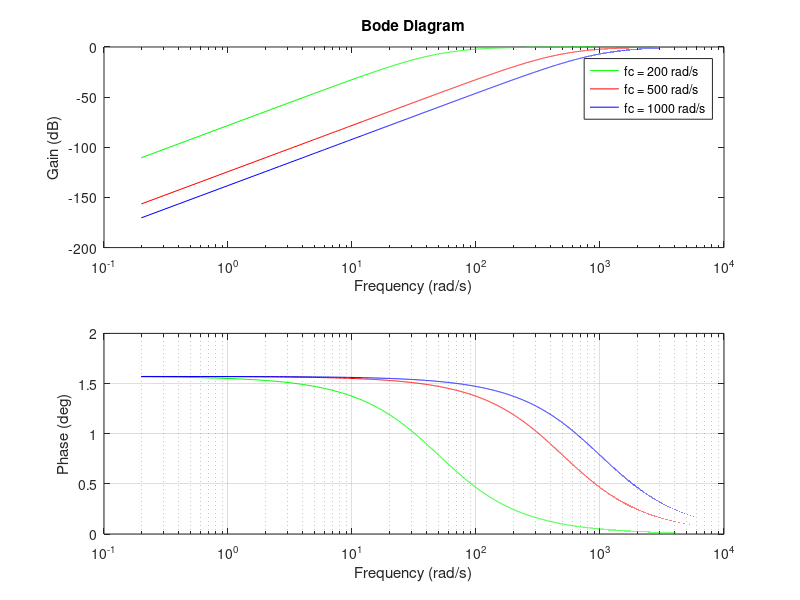

The MATLAB script that drew this image: (Note: this script raises an error after producing the figure.)
clear all 
close all 
clc




%%
%Definition des variables et de signal 
te = 1e-4 ;
fe = 1/te ;
t = 0:te:5-te ;
x = sin(2*pi*500*t)+ sin(2*pi*400*t)+ sin(2*pi* 50*t) ;
N = length(x);
f = (0:N-1)*(fe/N);
fshift = (-N/2:(N/2)-1)*fe/N;

%%
%Definition de la fonction xt 
 y = fft(x);
 subplot(2,1,1)
 plot(t,x)
 title('le signal x(t):');
 subplot(2,1,2)
 plot(fshift, fftshift(abs(y)/N)*2);
 title('le spectre x(f):');

 %%
 te =5e-4 ;
 y = fft(x);
 subplot(2,1,1)
 plot(t,x)
 title('le signal x(t)pour te=0.0005 s:');
 subplot(2,1,2)
 plot(fshift, fftshift(abs(y)/N)*2);
 title('le spectre x(f) te=0.0005 s :');
 %%
 %Definition des variables et de signal 
te = 5e-4 ;
 y = fft(x);
 subplot(2,1,1)
 plot(t,x)
 title('le signal x(t):');
 subplot(2,1,2)
 plot(fshift, fftshift(abs(y)/N)*2);
 title('le spectre x(f):');

%%
%Definition de la fonction xt 
 y = fft(x);
 subplot(2,1,1)
 plot(t,x)
 title('le signal x(t):');
 subplot(2,1,2)
 plot(fshift, fftshift(abs(y)/N)*2);
 title('le spectre x(f):');

 
%%
% la fonction de transmittance 

K = 1 ;
f1=50;
f2=500;
f3=1000;

wc1=2*pi*f1;
wc2=2*pi*f2;
wc3=2*pi*f3;


w = 2*pi*f ; 

H1 = (K*1j*w/wc1)./(1+1j*w/wc1) ;
H2 = (K*1j*w/wc2)./(1+1j*w/wc2) ;
H3 = (K*1j*w/wc3)./(1+1j*w/wc3) ;
 
plot(f,abs(H1),'r')
xlabel('Fréquence (rad/s)');
ylabel('Module de H(f)');

%%
G1 = 20*log(abs(H1));
G2 = 20*log(abs(H2));
G3 = 20*log(abs(H3));

phi1 = angle(H1);
phi2 = angle(H2);
phi3 = angle(H3);



subplot(2,1,1) 
semilogx(f,G1,'g',f,G2,'r',f,G3,'b')
ylabel('Gain (dB)')
xlabel('Frequency (rad/s)')
title('Bode Diagram')
legend('fc = 200 rad/s', 'fc = 500 rad/s', 'fc = 1000 rad/s');
subplot(2,1,2) 
semilogx(f,phi1, 'g',f,phi2,'r',f,phi3,'b')
ylabel('Phase (deg)')
xlabel('Frequency (rad/s)')
grid on 

%%
yt1 = y.*H1 ;
yt2 = y.*H2 ;
yt3 = y.*H3 ;
YT1 = ifft(yt1,"symmetric");
YT2 = ifft(yt2,"symmetric");
YT3 = ifft(yt3,"symmetric");
YT1_temp = fft(YT1);
YT2_temp = fft(YT2);
YT3_temp = fft(YT3);
subplot(2,2,1) 
plot(fshift,2*fftshift(abs(y))/N);
xlabel('Fréquence (rad/s)');
title('spectre d amplitude');
subplot(2,2,2)
plot(fshift,2*fftshift(abs(YT1_temp))/N,'b');
xlabel('Fréquence (rad/s)');
title('spectre filtré pour fc=200rad/s');
subplot(2,2,3)
plot(fshift,2*fftshift(abs(YT2_temp))/N,'g');
xlabel('Fréquence (rad/s)');
title('spectre filtré pour fc=500rad/s');
subplot(2,2,4)
plot(fshift,2*fftshift(abs(YT3_temp))/N,'r');
xlabel('Fréquence (rad/s)');
title('spectre filtré pour fc=1000rad/s');

%%
K = 1 ;
f_choisie=1000;
wc_choisie=2*pi*f_choisie;
w = 2*pi*f ; 
H = (K*1j*w/wc_choisie)./(1+1j*w/wc_choisie) ;
subplot(2,1,1)
plot(f,abs(H),'r')
xlabel('Fréquence (rad/s)');
ylabel('Module de H(f)');
subplot(2,1,2)
yt = y.*H ;
YT = ifft(yt,"symmetric");
YT_temp = fft(YT);
plot(fshift,2*fftshift(abs(YT_temp))/N,'b');
xlabel('Fréquence (rad/s)');
title('spectre filtré pour fc=1000rad/s');

%%
 subplot(2,2,1)
 plot(t,x)
 title('le signal x(t):');
 subplot(2,2,2)
 plot(t,YT);
 title('le signal x(t) filtré:');
 subplot(2,2,3)
 plot(fshift, fftshift(abs(y)/N)*2);
 title('le spectre x(f):');
 subplot(2,2,4)
plot(fshift,2*fftshift(abs(YT_temp))/N,'b');
xlabel('Fréquence (rad/s)');
title('spectre filtré pour fc=1000rad/s');
